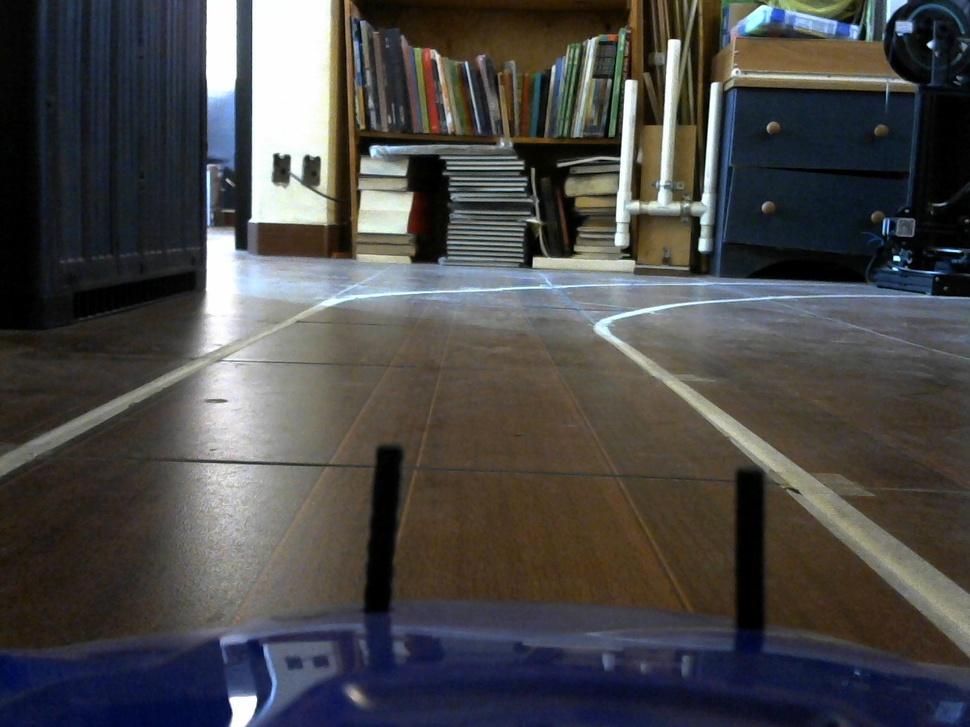
#> input picture melania/robot.jpeg, 970 x 727 px, shrunk from 1280 x 960 before the run
$ python hls.py
#> lines starting #> are read from the running program, lines starting #| are printed output that depends on the picture
import cv2
import numpy

cap=cv2.imread("robot.jpeg")#por convenio las imagenes se les iba a asignar a cap,
#> cap is the input picture: shape (727, 970, 3); mean B, G, R 72.7, 73, 74.2
frame = cap #el fotogramavideo se llama frame
hls= cv2.cvtColor(frame, cv2.COLOR_BGR2HLS)#hace cambio de espacios de colores, bgr blue green red
#> hls: shape (727, 970, 3); mean of channels 0, 1, 2 57.2, 73.7, 62.7

h,l,s=cv2.split(hls)#voy a dividir la imagen en tres, divide en vectores
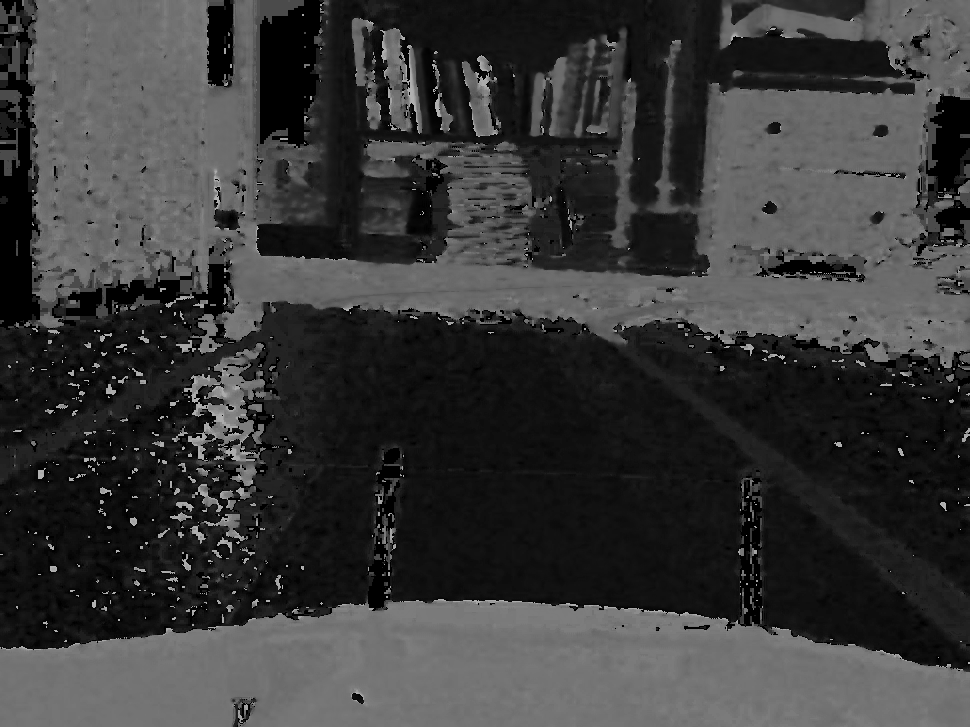
#> h: shape (727, 970); min 0, max 180, mean 57.2
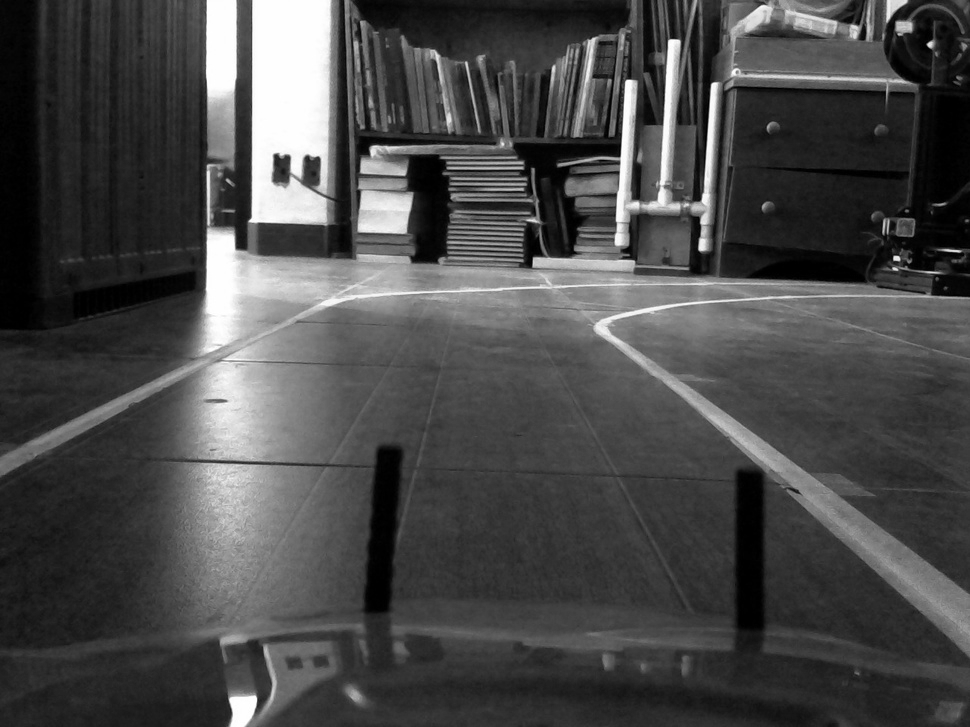
#> l: shape (727, 970); min 0, max 255, mean 73.7
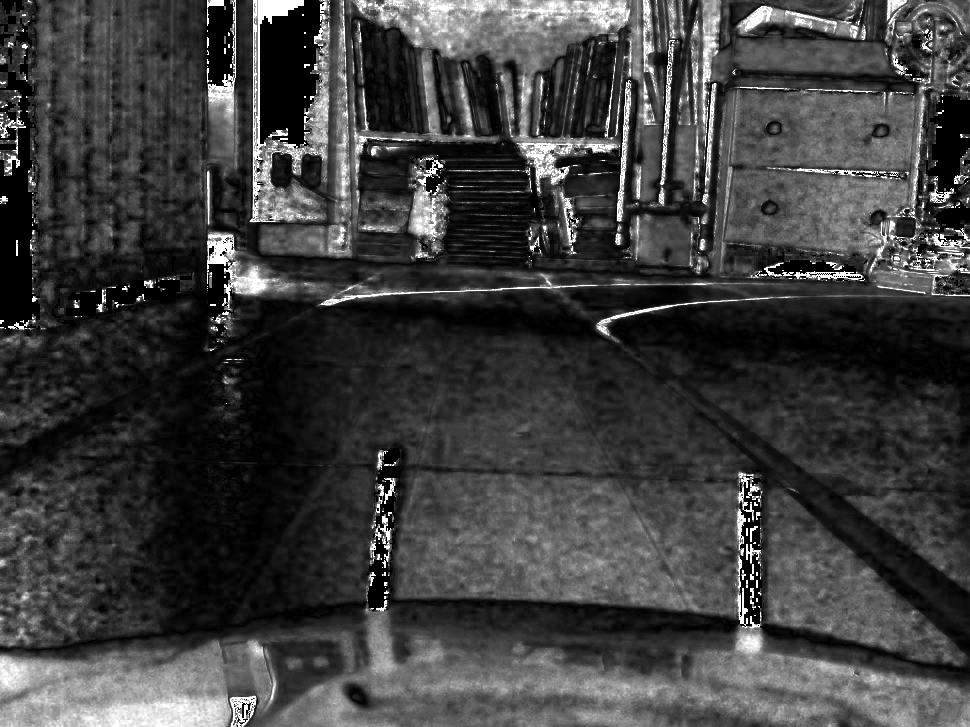
#> s: shape (727, 970); min 0, max 255, mean 62.7

cv2.imshow("hls", hls)#nombre de la ventana, la imagene que se guardo rgb

cv2.imshow("h", h)#imagen en rojo

cv2.imshow("l", l)#imagen en verde

cv2.imshow("s", s)#imagen en azul
k=0#tecla de key
while k!=27:#27 es el valor de la tecla esc en ascii, con esc se cierra
    k=cv2.waitKey(1)#es para que espere la tecla en un tiempo en milisegundos
#> (key Esc is pressed here)

cv2.destroyAllWindows()#no recibe parametro
